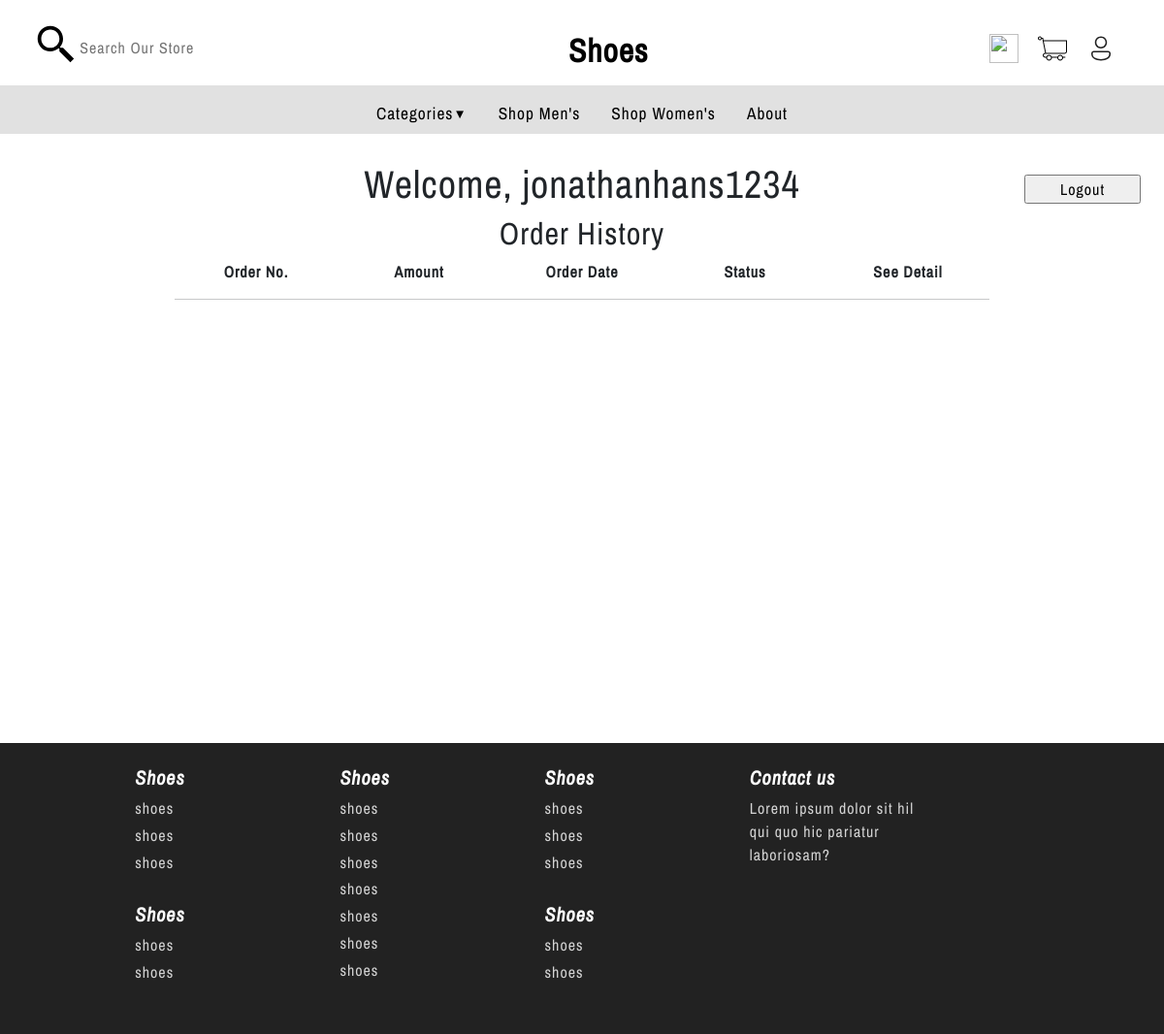
Page /php/user.php (signed in) on the earlier database version.
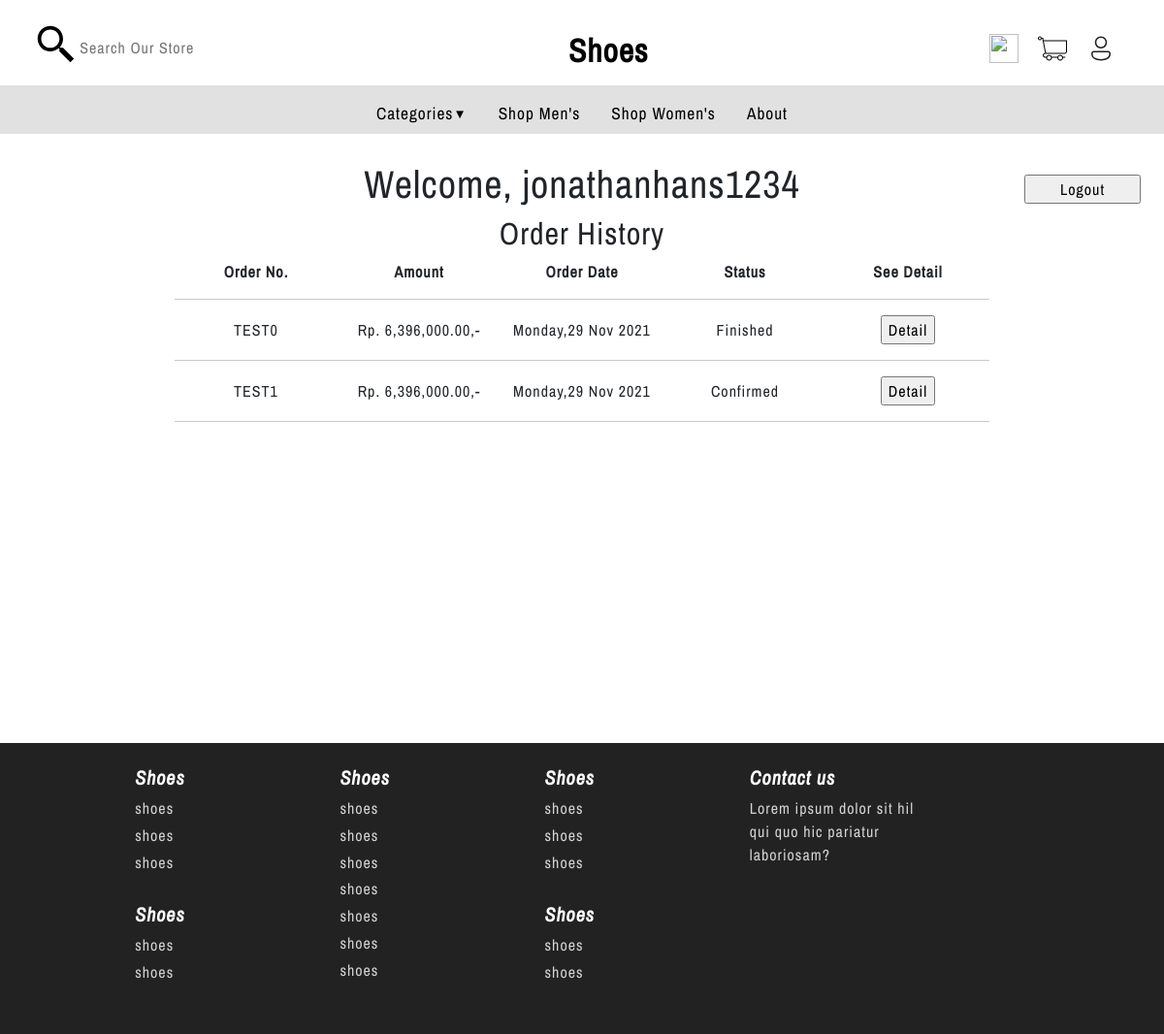
Same page on the later database version.
### tables this page shows
CREATE TABLE `order` (
  `id_order` varchar(150) NOT NULL,
  `id_user` varchar(150) NOT NULL,
  `harga_total` varchar(150) NOT NULL,
  `tanggal_order` varchar(150) NOT NULL,
  `status` varchar(150) NOT NULL,
  `address` varchar(100) NOT NULL
);

### php/user.php (the view, shortened to what this page needs)
<?php
    require_once("koneksi.php");
    $orders = $conn->query("SELECT * FROM `order`")->fetch_all(MYSQLI_ASSOC);
?>
<!DOCTYPE html>
<html lang="en">
<head>
    <link rel="stylesheet" href="../css/bootstrap.min.css">
    <link rel="stylesheet" href="../css/style.css">
    <link rel="stylesheet" href="../css/user.css">
</head>
<body>
    <div class="container-fluid">
        <?php require_once("navbar.php"); ?>
        <div class="wrapper">
            <center><h1 style="margin-top:3%;">Welcome, <?php echo $_SESSION["auth"]["user_name"];?></h1></center>
            <form action="" method="post">
                <input type="submit" value="Logout" name="logout" class="logout">
            </form>
            <center><h2>Order History</h2></center>
            <div class="container-order">
                <div class="wrapper1"><p style="font-weight:bold;">Order No.</p><p style="font-weight:bold;">Amount</p><p style="font-weight:bold;">Order Date</p><p style="font-weight:bold;">Status</p><p style="font-weight:bold;">See Detail</p></div>
                <hr>
                <?php
                foreach ($orders as $key=>$value){
                    echo '<div class="wrapper1">
                    <p>'.$value["id_order"].'</p>
                    <p>Rp. '.number_format($value["harga_total"],2).',-</p>
                    <p>'.date("l,d M Y",strtotime($value["tanggal_order"])).'</p>
                    <p>'.$value["status"].'</p>
                        <form action="../php/orderdetail.php" method="post" class="formdetail">
                            <input type="submit" value="Detail" name="detail">
                            <input type="hidden" name="index" value="'.$value["id_order"].'">
                        </form>
                        </div>
                    <hr>';
                }
                ?>
            </div>
        </div>
        <?php require_once("footer.php"); ?>
    </div>
</body>
</html>

Differences in the rows shown:
added order: id_order "TEST0", harga_total "6,396,000.00", tanggal_order "Monday,29 Nov 2021", status "Finished"
added order: id_order "TEST1", harga_total "6,396,000.00", tanggal_order "Monday,29 Nov 2021", status "Confirmed"
